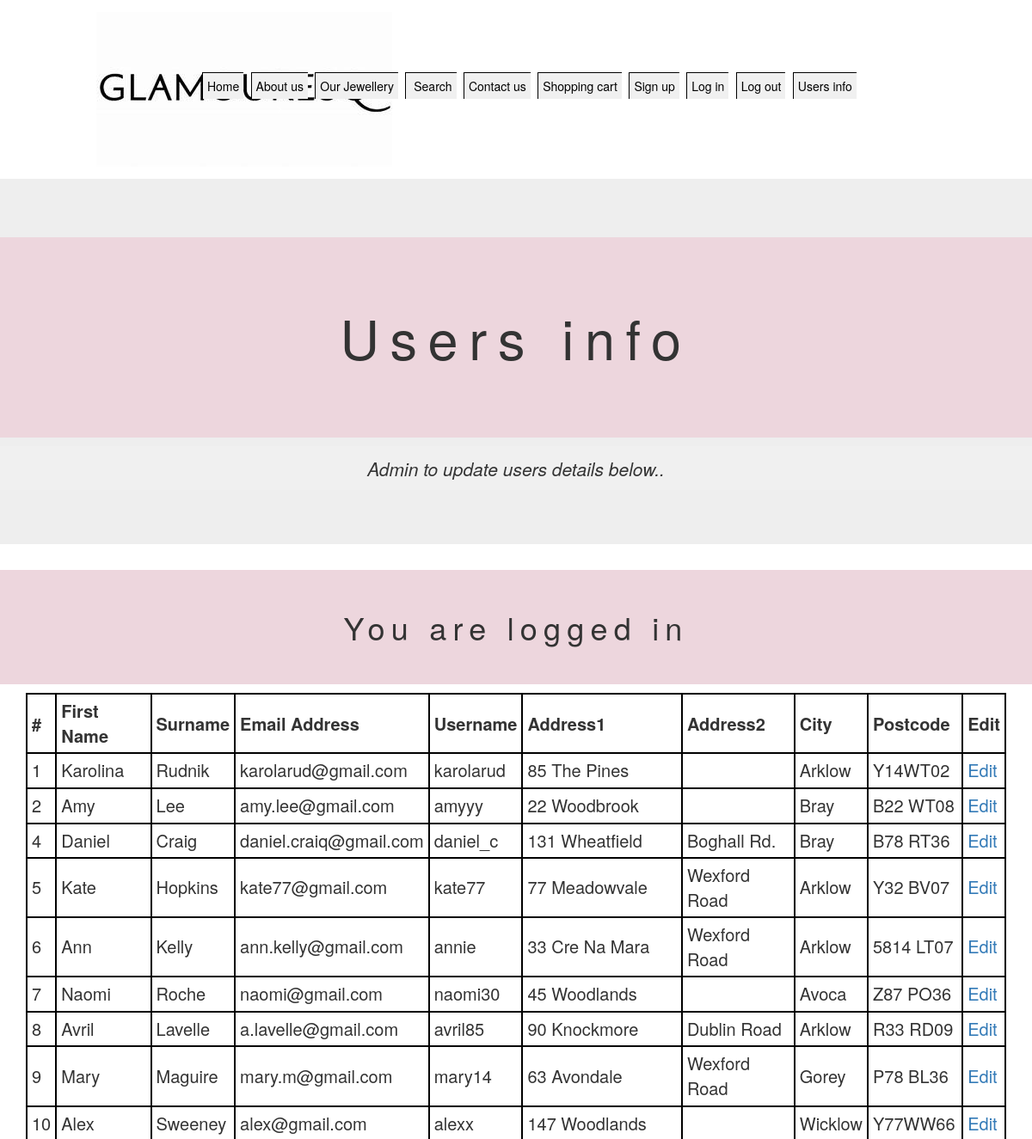
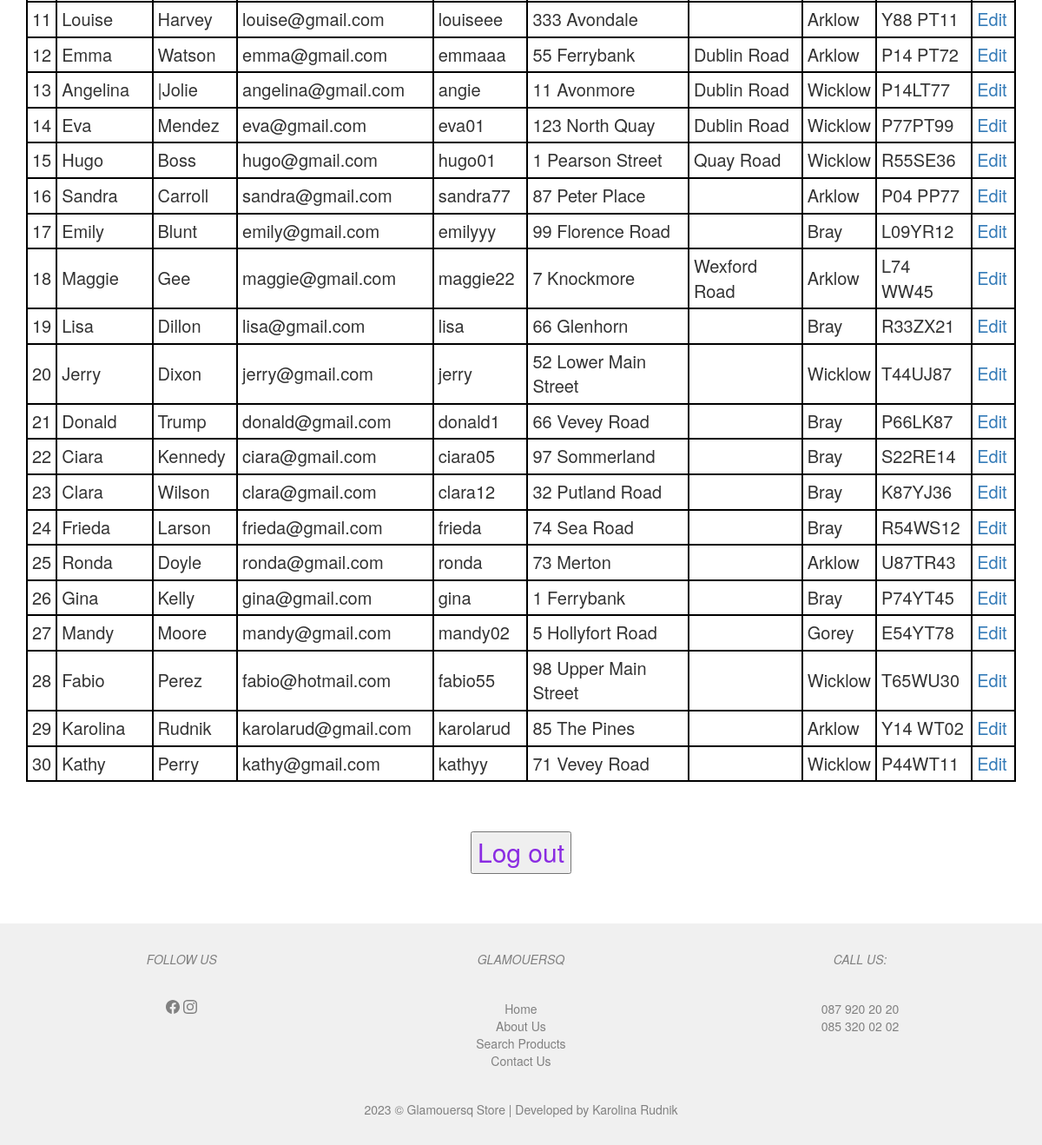
Screenshot of /details.php (signed in) with the database file from the repository (2 pictures, top to bottom).
### tables this page shows
CREATE TABLE `users` (
  `id` int(11) UNSIGNED NOT NULL,
  `firstname` varchar(30) NOT NULL,
  `surname` varchar(30) NOT NULL,
  `email` varchar(50) NOT NULL,
  `username` varchar(50) NOT NULL,
  `password` varchar(50) NOT NULL,
  `address1` varchar(50) NOT NULL,
  `address2` varchar(50) NOT NULL,
  `city` varchar(50) DEFAULT NULL,
  `postcode` varchar(50) NOT NULL,
  `date` timestamp NOT NULL DEFAULT current_timestamp() ON UPDATE current_timestamp()
);

### common.php (called while the page is built)
<?php
function escape($data) {
    $data = htmlspecialchars($data, ENT_QUOTES | ENT_SUBSTITUTE, "UTF-8");
    $data = trim($data);
    $data = stripslashes($data);
    return ($data);
}

### public/details.php (the view, shortened to what this page needs)
<?php
require_once '../templates/header.php';
?>
    <head>
        <link rel="stylesheet" href="https://maxcdn.bootstrapcdn.com/bootstrap/3.4.1/css/bootstrap.min.css">
    </head>
    <div class="jumbotron text-center">
        <h1>Users info</h1>
        <p><em>Admin to update users details below..</em></p>
    </div>
<?php
    try {
        require "../common.php";
        require '../src/DBconnect.php';
        $sql = "SELECT * FROM users ";
        $statement = $connection->prepare($sql);
        $statement->execute();
        $result = $statement->fetchAll();
    } catch (PDOException $error) {
        echo $sql . "<br>" . $error->getMessage();
    }
?>
    <h1>You are logged in </h1>
    <div class="container">
        <div class="col-s-16 col-s-offset-3" style="font-size:20px;">
    <table>
        <thead>
        <tr>
            <th>#</th>
            <th>First Name</th>
            <th>Surname</th>
            <th>Email Address</th>
            <th>Username</th>
            <th>Address1</th>
            <th>Address2</th>
            <th>City</th>
            <th>Postcode</th>
            <th>Edit</th>
        </tr>
        </thead>
        <tbody>
        <?php foreach ($result as $row) : ?>
            <tr>
                <td><?php echo escape($row["id"]); ?></td>
                <td><?php echo escape($row["firstname"]); ?></td>
                <td><?php echo escape($row["surname"]); ?></td>
                <td><?php echo escape($row["email"]); ?></td>
                <td><?php echo escape($row["username"]); ?></td>
                <td><?php echo escape($row["address1"]); ?></td>
                <td><?php echo escape($row["address2"]); ?></td>
                <td><?php echo escape($row["city"]); ?></td>
                <td><?php echo escape($row["postcode"]); ?></td>
                <td><a href="details_update.php?id=<?php echo escape($row["id"]); ?>">Edit</a></td>
            </tr>
        <?php endforeach; ?>
    </tbody>
    </table>
            <br><br>
<center>
    <form action="logout.php"  method="post" name="Logout_Form" class="form-signin">
        <button name="Submit" value="Logout" class="button" type="submit" style=' font-size:30px; color: blueviolet'>Log out</button><br>
    </form>
</center>
            <br><br>
    </div>
    </div>
<?php require "../templates/footer.php";?>

### public/css/root.css (style rules this page uses)
html { box-sizing:border-box; }
* { box-sizing:border-box; box-sizing:inherit; }

### public/css/basic.css (style rules this page uses)
h1 { background-color: #edd6dd; color:black; text-align: center; padding: 1.3em; clear:both; letter-spacing: .2em; margin: 0; }
p { background-color:#f0f0f0; padding: 0.5em; margin: 0; }

### public/details.php (style rules this page uses)
table, th, td { border: 2px solid black; padding: 5px; }

### templates/footer.php (style rules this page uses)
* { box-sizing: border-box; }

### rows the page displays
users: id "1", firstname "Karolina", surname "Rudnik", email "karolarud@gmail.com", username "karolarud", address1 "85 The Pines", city "Arklow", postcode "Y14WT02"
users: id "2", firstname "Amy", surname "Lee", email "amy.lee@gmail.com", username "amyyy", address1 "22 Woodbrook", city "Bray", postcode "B22 WT08"
users: id "4", firstname "Daniel", surname "Craig", email "daniel.craiq@gmail.com", username "daniel_c", address1 "131 Wheatfield", address2 "Boghall Rd.", city "Bray", postcode "B78 RT36"
users: id "5", firstname "Kate", surname "Hopkins", email "kate77@gmail.com", username "kate77", address1 "77 Meadowvale", address2 "Wexford Road", city "Arklow", postcode "Y32 BV07"
users: id "6", firstname "Ann", surname "Kelly", email "ann.kelly@gmail.com", username "annie", address1 "33 Cre Na Mara", address2 "Wexford Road", city "Arklow", postcode "5814 LT07"
users: id "7", firstname "Naomi", surname "Roche", email "naomi@gmail.com", username "naomi30", address1 "45 Woodlands", city "Avoca", postcode "Z87 PO36"
users: id "8", firstname "Avril", surname "Lavelle", email "a.lavelle@gmail.com", username "avril85", address1 "90 Knockmore", address2 "Dublin Road", city "Arklow", postcode "R33 RD09"
users: id "9", firstname "Mary", surname "Maguire", email "mary.m@gmail.com", username "mary14", address1 "63 Avondale", address2 "Wexford Road", city "Gorey", postcode "P78 BL36"
users: id "10", firstname "Alex", surname "Sweeney", email "alex@gmail.com", username "alexx", address1 "147 Woodlands", city "Wicklow", postcode "Y77WW66"
users: id "11", firstname "Louise", surname "Harvey", email "louise@gmail.com", username "louiseee", address1 "333 Avondale", city "Arklow", postcode "Y88 PT11"
users: id "12", firstname "Emma", surname "Watson", email "emma@gmail.com", username "emmaaa", address1 "55 Ferrybank", address2 "Dublin Road", city "Arklow", postcode "P14 PT72"
users: id "13", firstname "Angelina", surname "|Jolie", email "angelina@gmail.com", username "angie", address1 "11 Avonmore", address2 "Dublin Road", city "Wicklow", postcode "P14LT77"
users: id "14", firstname "Eva", surname "Mendez", email "eva@gmail.com", username "eva01", address1 "123 North Quay", address2 "Dublin Road", city "Wicklow", postcode "P77PT99"
users: id "15", firstname "Hugo", surname "Boss", email "hugo@gmail.com", username "hugo01", address1 "1 Pearson Street", address2 "Quay Road", city "Wicklow", postcode "R55SE36"
users: id "16", firstname "Sandra", surname "Carroll", email "sandra@gmail.com", username "sandra77", address1 "87 Peter Place", city "Arklow", postcode "P04 PP77"
users: id "17", firstname "Emily", surname "Blunt", email "emily@gmail.com", username "emilyyy", address1 "99 Florence Road", city "Bray", postcode "L09YR12"
users: id "18", firstname "Maggie", surname "Gee", email "maggie@gmail.com", username "maggie22", address1 "7 Knockmore", address2 "Wexford Road", city "Arklow", postcode "L74 WW45"
users: id "19", firstname "Lisa", surname "Dillon", email "lisa@gmail.com", username "lisa", address1 "66 Glenhorn", city "Bray", postcode "R33ZX21"
users: id "20", firstname "Jerry", surname "Dixon", email "jerry@gmail.com", username "jerry", address1 "52 Lower Main Street", city "Wicklow", postcode "T44UJ87"
users: id "21", firstname "Donald", surname "Trump", email "donald@gmail.com", username "donald1", address1 "66 Vevey Road", city "Bray", postcode "P66LK87"
users: id "22", firstname "Ciara", surname "Kennedy", email "ciara@gmail.com", username "ciara05", address1 "97 Sommerland", city "Bray", postcode "S22RE14"
users: id "23", firstname "Clara", surname "Wilson", email "clara@gmail.com", username "clara12", address1 "32 Putland Road", city "Bray", postcode "K87YJ36"
users: id "24", firstname "Frieda", surname "Larson", email "frieda@gmail.com", username "frieda", address1 "74 Sea Road", city "Bray", postcode "R54WS12"
users: id "25", firstname "Ronda", surname "Doyle", email "ronda@gmail.com", username "ronda", address1 "73 Merton", city "Arklow", postcode "U87TR43"
users: id "26", firstname "Gina", surname "Kelly", email "gina@gmail.com", username "gina", address1 "1 Ferrybank", city "Bray", postcode "P74YT45"
users: id "27", firstname "Mandy", surname "Moore", email "mandy@gmail.com", username "mandy02", address1 "5 Hollyfort Road", city "Gorey", postcode "E54YT78"
users: id "28", firstname "Fabio", surname "Perez", email "fabio@hotmail.com", username "fabio55", address1 "98 Upper Main Street", city "Wicklow", postcode "T65WU30"
users: id "29", firstname "Karolina", surname "Rudnik", email "karolarud@gmail.com", username "karolarud", address1 "85 The Pines", city "Arklow", postcode "Y14 WT02"
users: id "30", firstname "Kathy", surname "Perry", email "kathy@gmail.com", username "kathyy", address1 "71 Vevey Road", city "Wicklow", postcode "P44WT11"
